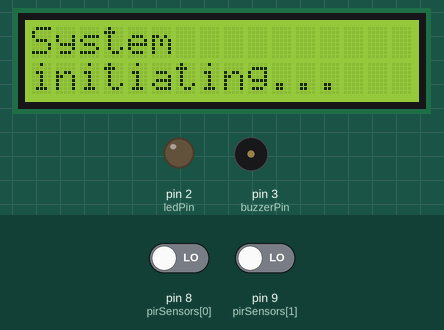
Recording of a sketch running on a simulated Arduino Uno, built with avr-gcc and run on an emulated ATmega328P. Parts: 16×2 character LCD, output pins drawn as LEDs (lit = HIGH), buzzer (waves = sounding, pin HIGH). Dashed ring = blinking. The inputs (shaded band) are chosen by the test bench; at power-on: pin 8 (pirSensors[0]) LOW, pin 9 (pirSensors[1]) LOW. The audio player accepts every command and is not drawn.

Above: at 0.6 s.
At 3.6 s:
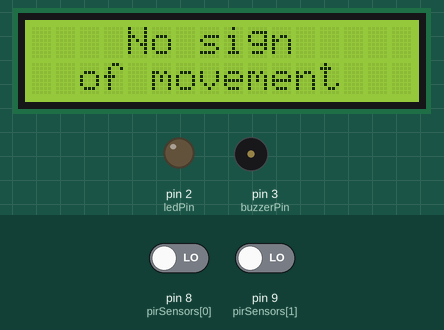
3.7 s: pin 8 (pirSensors[0]) driven HIGH
At 5.1 s:
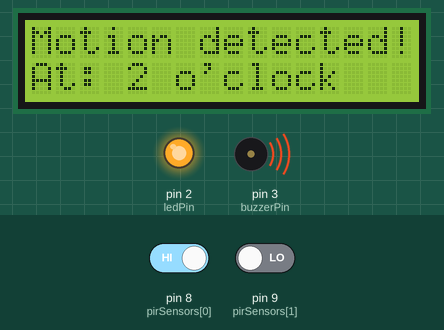
6.7 s: pin 8 (pirSensors[0]) driven LOW
9.7 s: pin 9 (pirSensors[1]) driven HIGH
At 11.0 s:
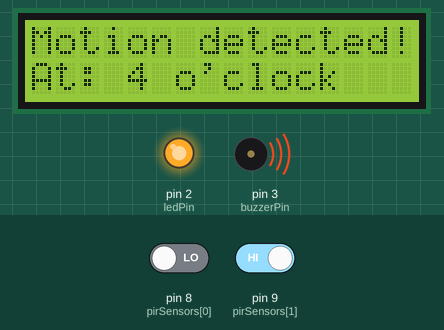
12.7 s: pin 9 (pirSensors[1]) driven LOW
15.7 s: pin 8 (pirSensors[0]) driven HIGH
At 15.85 s:
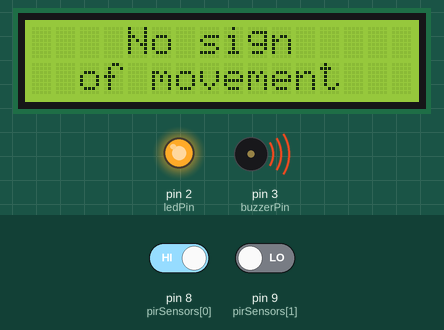
18.7 s: pin 8 (pirSensors[0]) driven LOW
At 22.95 s:
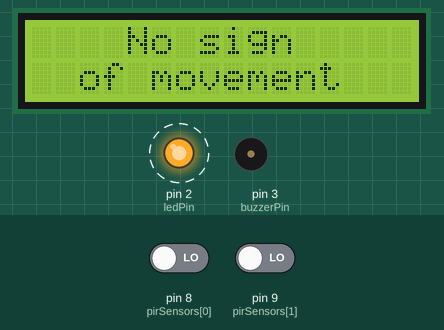
Timing chart, 0 to 69.2 s (numbered marks = the images above; inputs shaded):
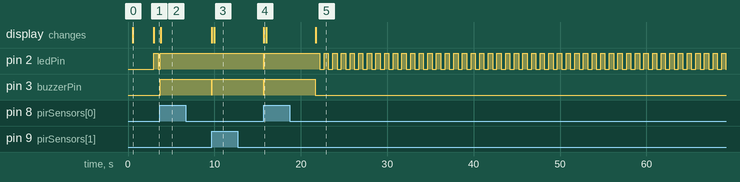

The sketch:

prototype4.1.ino
```cpp
//Camping Alarm project
//simplify with 2 pir active and no DFPlayer Mini

#include "SoftwareSerial.h"
#include "DFRobotDFPlayerMini.h"

#include <Wire.h>
#include <LiquidCrystal.h>

SoftwareSerial mySoftwareSerial(5, 4); ///tx4 rx5 ( VCC RX TX )
DFRobotDFPlayerMini myDFPlayer;
LiquidCrystal lcd(A5, A4, A3, A2, A1, A0);

int pirSensors[] = {8, 9};
int buzzerPin = 3;
int ledPin = 2;

const char *directions[] = {"2 o'clock", "4 o'clock"};

unsigned long lastMotionTime = 0;

//For LED blinking when no motion detected
unsigned long previousMillis = 0;
const long interval = 500;  // Interval for LED flashing
int ledState = LOW;
//..........

void setup()
{
  Serial.begin(115200);
  mySoftwareSerial.begin(9600);
  myDFPlayer.begin(mySoftwareSerial);
  myDFPlayer.volume(30);  //cài đặt volume từ 0 đến 30

  for (int i = 0; i < 2; i++)
  {
    pinMode(pirSensors[i], INPUT);
  }
  pinMode(ledPin, OUTPUT);
  pinMode(buzzerPin, OUTPUT);


  lcd.begin(16, 2);
  lcd.setCursor(0,0);
  lcd.print("System      ");
  lcd.setCursor(0,1);
  lcd.print("initiating...     ");
}
//===================================================================================
void printDetection(int directionPir)
{
  lcd.clear();
  lcd.setCursor(0,0);
  lcd.print("Motion detected!");
  lcd.setCursor(0,1);
  lcd.print("At: ");
  lcd.print(directions[directionPir]);
  digitalWrite(ledPin, HIGH);
  digitalWrite(buzzerPin, HIGH);

}
void noDetection()
{
  unsigned long currentMillis = millis();
  if (currentMillis - previousMillis >= interval)
  {
    previousMillis = currentMillis;
    ledState = !ledState;
    digitalWrite(ledPin, ledState);
    digitalWrite(buzzerPin, LOW);
    lcd.clear();
    lcd.setCursor(0,0);
    lcd.print("    No sign     ");
    lcd.setCursor(0,1);
    lcd.print("  of movement    ");
  }
}
//==================================================================================
void loop()
{
  if(digitalRead(pirSensors[0]) == HIGH)
    {
      lastMotionTime = millis();
      printDetection(0);
    }
  else if(digitalRead(pirSensors[1]) == HIGH)
    {
        lastMotionTime = millis();
        printDetection(1);
    }
  else
    {
      if(millis() - lastMotionTime >= 3000)
      {
          noDetection();
      }
    }
  }
```

Measured:
- after the input at 3.7 s, pin 3 (buzzerPin): LOW → HIGH at once; the display: changes after 0.11 s (image 2)
- after the input at 6.7 s, pin 3 (buzzerPin): HIGH → LOW after 3.0 s
- after the input at 9.7 s, pin 2 (ledPin): stops changing and stays HIGH; pin 3 (buzzerPin): LOW → HIGH at once
- after the input at 12.7 s, pin 2 (ledPin), pin 3 (buzzerPin): HIGH → LOW after 3.0 s
- after the input at 15.7 s, pin 3 (buzzerPin): LOW → HIGH at once
- after the input at 18.7 s, pin 2 (ledPin): alternates HIGH for 0.50 s and LOW for 0.50 s, starting after 3.5 s; pin 3 (buzzerPin): HIGH → LOW after 3.0 s; the display: changes after 3.0 s (image 5)
- what the display in image 0 shows lasts 2.4 s, from 0.6 s to 3.0 s
